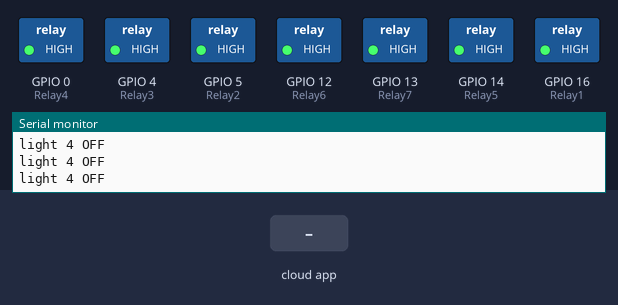
This sketch was run on a simulated ESP8266 (NodeMCU). Parts: switched loads named in the sketch (green lamp = pin HIGH), the last lines printed to the serial monitor. The inputs (shaded band) are chosen by the test bench. WiFi joins after 1.5 s; servers stay silent unless stated; the Firebase database answers and starts empty.

Above: at 3.7 s.
3.8 s: the phone or cloud app sets S1 to 1
At 5.8 s:
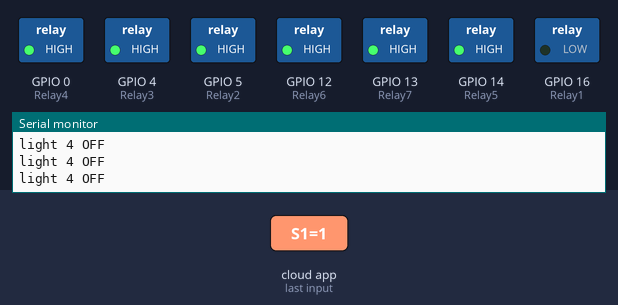
6.3 s: the phone or cloud app sets S2 to 1
At 8.2 s:
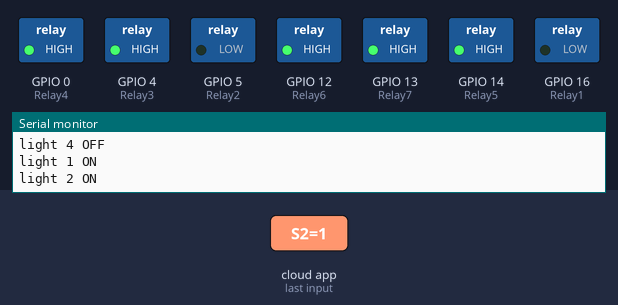
8.5 s: the phone or cloud app sets S3 to 1
At 10.5 s:
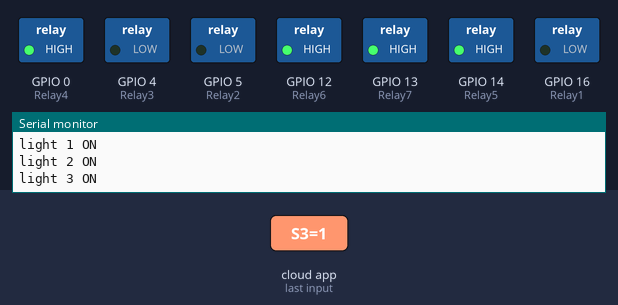
10.8 s: the phone or cloud app sets S4 to 1
At 11.9 s:
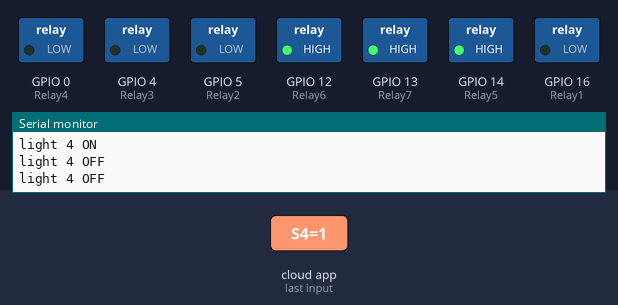
13.0 s: the phone or cloud app sets S5 to 1
At 14.3 s:
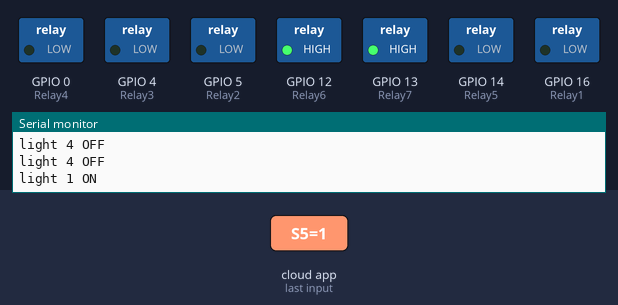
15.3 s: the phone or cloud app sets S6 to 1
At 16.7 s:
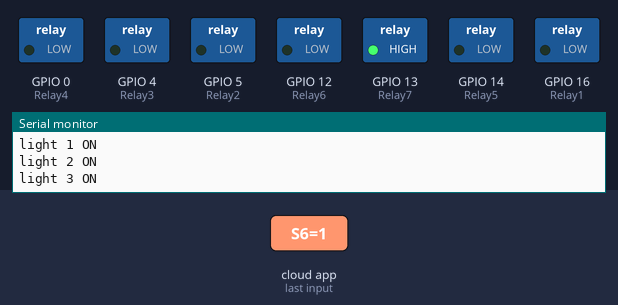
Timing chart, 0 to 18.3 s (numbered marks = the images above; inputs shaded):
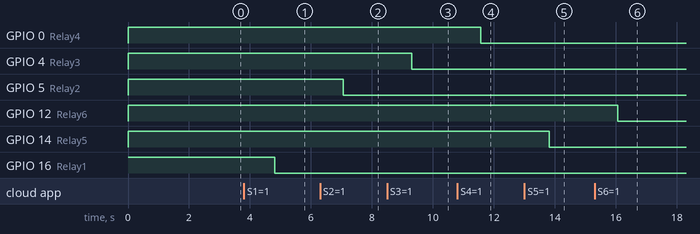

The sketch:

Firebase_HomeAutomation.ino
```cpp
#include <ESP8266WiFi.h>
#include <FirebaseArduino.h>
#define FIREBASE_HOST "homeautomationiot-dfc2e.firebaseio.com"                     //Your Firebase Project URL goes here without "http:" , "\" and "/"
#define FIREBASE_AUTH "iol2dPBvLxRcvZQzoUpFcl9sDGzSXcpkr7TqNd2a"       //Your Firebase Database Secret goes here
#define WIFI_SSID "CD"                                               //your WiFi SSID for which yout NodeMCU connects
#define WIFI_PASSWORD "12345678"                                      //Password of your wifi network

#define Relay1 16 //D0
int val1;

#define Relay2 5 //D1
int val2;

#define Relay3 4  //D2
int val3;

#define Relay4 0 //D3
int val4;

#define Relay5 14 //D5
int val5;

#define Relay6 12 //D6
int val6;

#define Relay7 13  //D7
int val7;


void setup()
{
  Serial.begin(115200);                                                   // Select the same baud rate if you want to see the datas on Serial Monitor
  pinMode(Relay1,OUTPUT);
  pinMode(Relay2,OUTPUT);
  pinMode(Relay3,OUTPUT);
  pinMode(Relay4,OUTPUT);
  pinMode(Relay5,OUTPUT);
  pinMode(Relay6,OUTPUT);
  pinMode(Relay7,OUTPUT);

  digitalWrite(Relay1,HIGH);
  digitalWrite(Relay2,HIGH);
  digitalWrite(Relay3,HIGH);
  digitalWrite(Relay4,HIGH);
  digitalWrite(Relay5,HIGH);
  digitalWrite(Relay6,HIGH);
  digitalWrite(Relay7,HIGH);


  WiFi.begin(WIFI_SSID,WIFI_PASSWORD);
  Serial.print("connecting");
  while (WiFi.status()!=WL_CONNECTED){
    Serial.print(".");
    delay(500);
  }
  Serial.println();
  Serial.print("connected:");
  Serial.println(WiFi.localIP());

  Firebase.begin(FIREBASE_HOST,FIREBASE_AUTH);
  Firebase.setInt("S1",0);                     //Here the varialbe"S1","S2","S3" and "S4" needs to be the one which is used in our Firebase and MIT App Inventor
  Firebase.setInt("S2",0);
  Firebase.setInt("S3",0);
  Firebase.setInt("S4",0);
  Firebase.setInt("S5",0);
  Firebase.setInt("S6",0);
  Firebase.setInt("S7",0);

}
void firebasereconnect()
{
  Serial.println("Trying to reconnect");
    Firebase.begin(FIREBASE_HOST, FIREBASE_AUTH);
  }

void loop()
{
  if (Firebase.failed())
      {
      Serial.print("setting number failed:");
      Serial.println(Firebase.error());
      firebasereconnect();
      return;
      }

  val1=Firebase.getString("S1").toInt();                                        //Reading the value of the varialble Status from the firebase

  if(val1==1)                                                             // If, the Status is 1, turn on the Relay1
     {
      digitalWrite(Relay1,LOW);
      Serial.println("light 1 ON");
    }
    else if(val1==0)                                                      // If, the Status is 0, turn Off the Relay1
    {
      digitalWrite(Relay1,HIGH);
      Serial.println("light 1 OFF");
    }

  val2=Firebase.getString("S2").toInt();                                        //Reading the value of the varialble Status from the firebase

  if(val2==1)                                                             // If, the Status is 1, turn on the Relay2
     {
      digitalWrite(Relay2,LOW);
      Serial.println("light 2 ON");
    }
    else if(val2==0)                                                      // If, the Status is 0, turn Off the Relay2
    {
      digitalWrite(Relay2,HIGH);
      Serial.println("light 2 OFF");
    }

   val3=Firebase.getString("S3").toInt();                                        //Reading the value of the varialble Status from the firebase

  if(val3==1)                                                             // If, the Status is 1, turn on the Relay3
     {
      digitalWrite(Relay3,LOW);
      Serial.println("light 3 ON");
    }
    else if(val3==0)                                                      // If, the Status is 0, turn Off the Relay3
    {
      digitalWrite(Relay3,HIGH);
      Serial.println("light 3 OFF");
    }

   val4=Firebase.getString("S4").toInt();                                        //Reading the value of the varialble Status from the firebase

  if(val4==1)                                                             // If, the Status is 1, turn on the Relay4
     {
      digitalWrite(Relay4,LOW);
      Serial.println("light 4 ON");
    }
    else if(val4==0)                                                      // If, the Status is 0, turn Off the Relay4
    {
      digitalWrite(Relay4,HIGH);
      Serial.println("light 4 OFF");
    }
    val5=Firebase.getString("S5").toInt();                                        //Reading the value of the varialble Status from the firebase

  if(val5==1)                                                             // If, the Status is 1, turn on the Relay4
     {
      digitalWrite(Relay5,LOW);
      Serial.println("light 4 ON");
    }
    else if(val5==0)                                                      // If, the Status is 0, turn Off the Relay4
    {
      digitalWrite(Relay5,HIGH);
      Serial.println("light 4 OFF");
    }
    val6=Firebase.getString("S6").toInt();                                        //Reading the value of the varialble Status from the firebase

  if(val6==1)                                                             // If, the Status is 1, turn on the Relay4
     {
      digitalWrite(Relay6,LOW);
      Serial.println("light 4 ON");
    }
    else if(val6==0)                                                      // If, the Status is 0, turn Off the Relay4
    {
      digitalWrite(Relay6,HIGH);
      Serial.println("light 4 OFF");
    }
    val7=Firebase.getString("S7").toInt();                                        //Reading the value of the varialble Status from the firebase

  if(val7==1)                                                             // If, the Status is 1, turn on the Relay4
     {
      digitalWrite(Relay7,LOW);
      Serial.println("light 4 ON");
    }
    else if(val7==0)                                                      // If, the Status is 0, turn Off the Relay4
    {
      digitalWrite(Relay7,HIGH);
      Serial.println("light 4 OFF");
    }
}
```

Measured:
- after the input at 3.8 s, GPIO 16 (Relay1): HIGH → LOW after 1.0 s
- after the input at 6.3 s, GPIO 5 (Relay2): HIGH → LOW after 0.76 s
- after the input at 8.5 s, GPIO 4 (Relay3): HIGH → LOW after 0.81 s
- after the input at 10.8 s, GPIO 0 (Relay4): HIGH → LOW after 0.76 s
- after the input at 13.0 s, GPIO 14 (Relay5): HIGH → LOW after 0.82 s
- after the input at 15.3 s, GPIO 12 (Relay6): HIGH → LOW after 0.77 s
